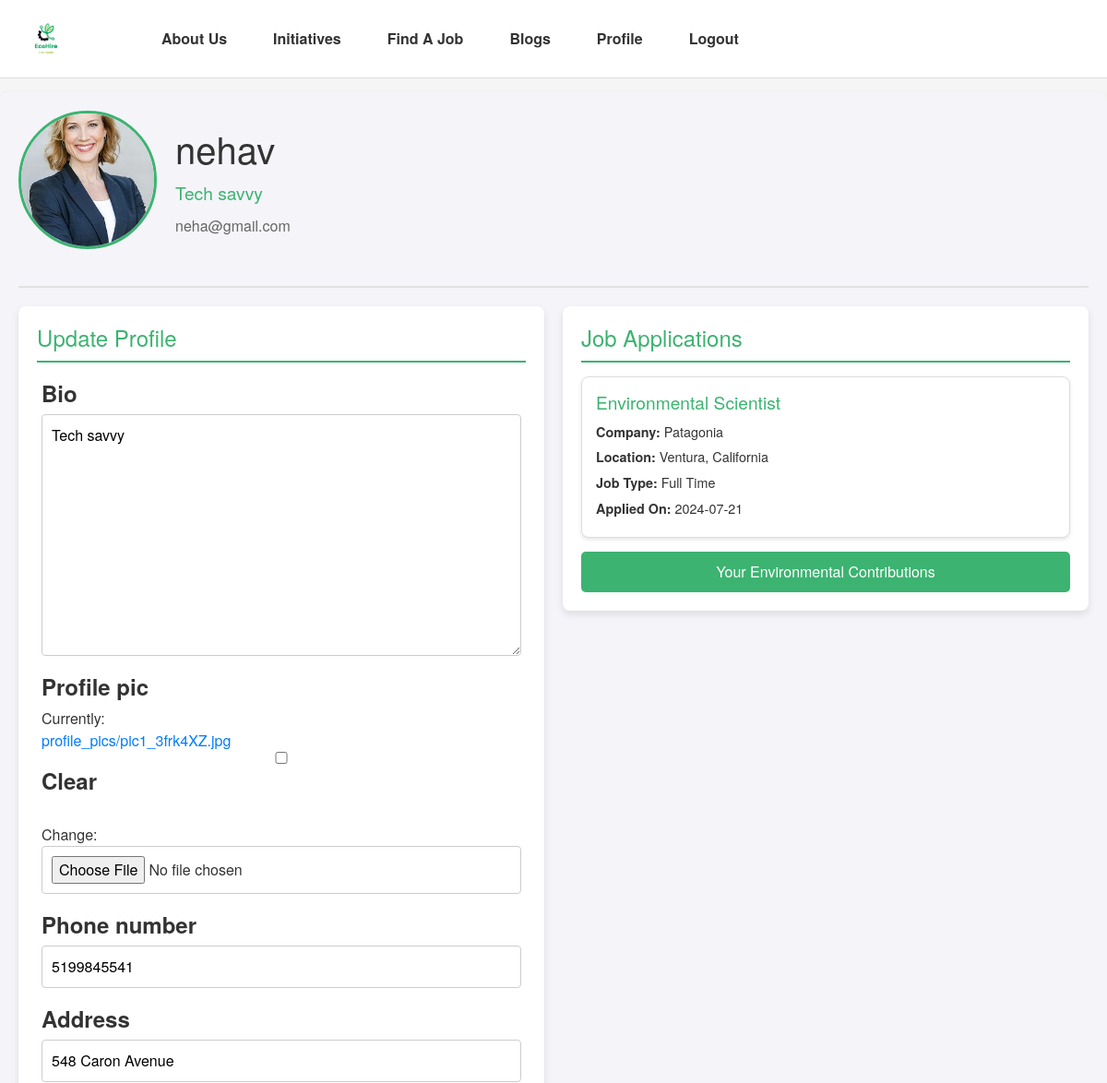
/myApp/profile/ (signed in, upper part), run on an earlier commit of the app's database.
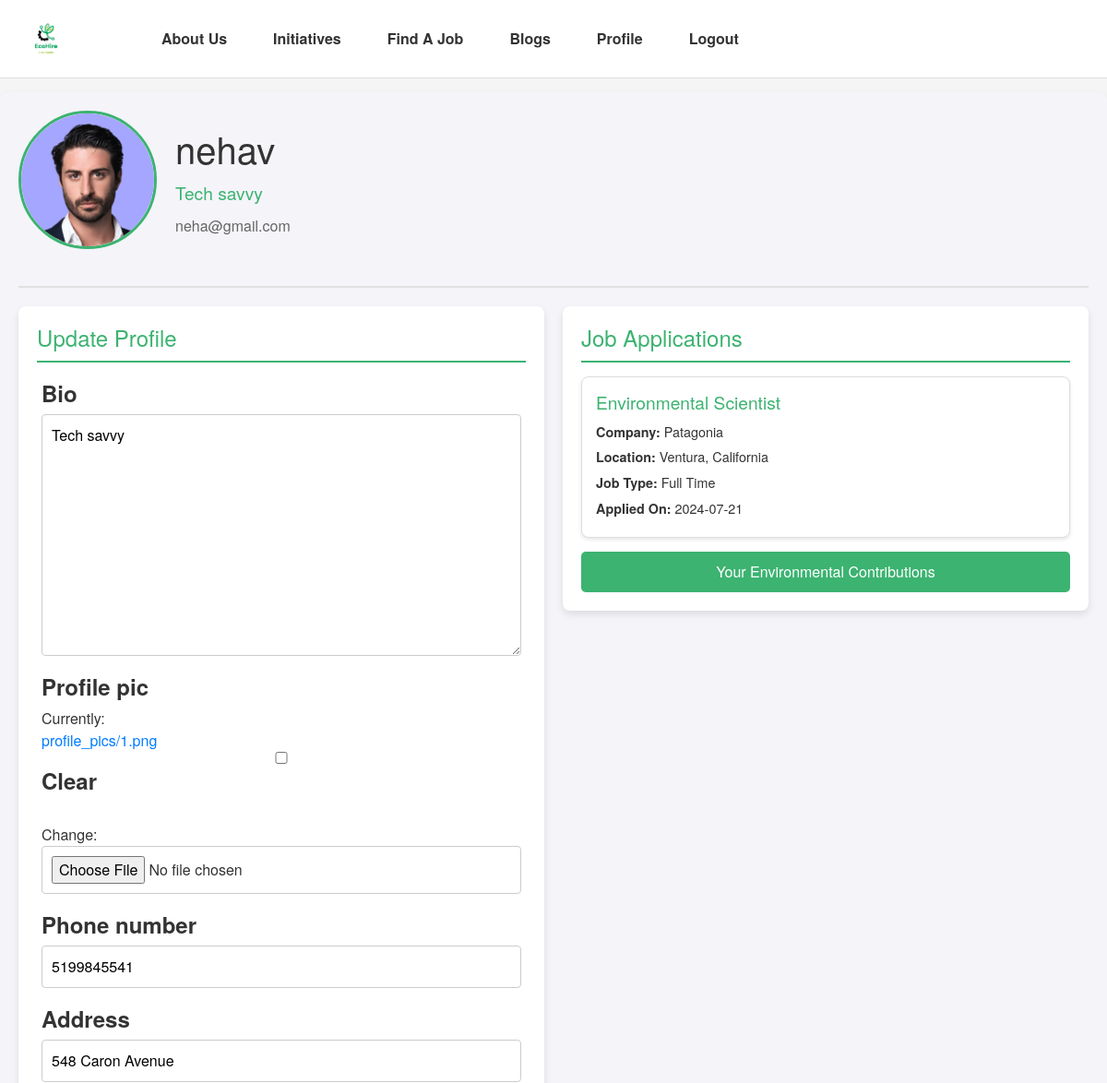
And on a later commit of the database.
### myApp/models.py (models this page shows, shortened)
class Profile(models.Model):
    user = models.OneToOneField(User, on_delete=models.CASCADE)
    bio = models.TextField(blank=True, null=True)
    profile_pic = models.ImageField(upload_to='profile_pics/', blank=True)
    phone_number = models.CharField(max_length=15, blank=True)
    address = models.CharField(max_length=255, blank=True)
    city = models.CharField(max_length=100, blank=True)
    country = models.CharField(max_length=100, blank=True)
    date_of_birth = models.DateField(null=True, blank=True)
    is_recruiter = models.BooleanField(default=False)

### myApp/views.py (the view)
# urls.py: path('profile/', views.profile, name='profile'),
@login_required  # Ensures that only logged-in users can access this view
def profile(request):
    if request.method == 'POST':
        profile_form = ProfileForm(request.POST, request.FILES, instance=request.user.profile)
        if profile_form.is_valid():
            profile_form.save()
            return redirect('myApp:profile')  # Redirect to profile page upon successful update
    else:
        profile_form = ProfileForm(instance=request.user.profile)
    applications = Application.objects.filter(user=request.user).order_by('-applied_on')
    context = {
        'profile_form': profile_form,
        'applications': applications
    }
    return render(request, 'myApp/user_profile.html', context)

### myApp/forms.py
class ProfileForm(forms.ModelForm):
    class Meta:
        model = Profile
        fields = ['bio', 'profile_pic', 'phone_number', 'address', 'city', 'country', 'date_of_birth']

### myApp/templates/myApp/user_profile.html (shortened to what this page needs)
{% extends 'myApp/base.html' %}
{% load static %}
{% block content %}
<div class="profile-container">
    <div class="profile-header">
        <div class="profile-pic-container">
            {% if profile_form.instance.profile_pic %}
                <img src="{{ profile_form.instance.profile_pic.url }}" alt="Profile Picture" class="profile-pic">
            {% else %}
                <img src="{% static 'images/back-img.jpg' %}" alt="Default Profile Picture" class="profile-pic">
            {% endif %}
        </div>
        <div class="profile-info">
            <h1>{{ request.user.username }}</h1>
            <p class="headline">{{ request.user.profile.bio|default:"No bio available" }}</p>
            <p class="email">{{ request.user.email }}</p>
        </div>
    </div>
    <div class="profile-content">
        <div class="left-column">
            <div class="profile-card">
                <h3>Update Profile</h3>
                <form method="post" enctype="multipart/form-data">
                    {% for field in profile_form %}
                        <div class="form-group">
                            <label for="{{ field.id_for_label }}">{{ field.label }}</label>
                            {{ field }}
                        </div>
                    {% endfor %}
                </form>
            </div>
        </div>
        <div class="right-column">
            <div class="profile-card">
                <h3>Job Applications</h3>
                {% if applications %}
                    <div class="job-cards">
                        {% for application in applications %}
                            <div class="job-card">
                                <a href="{% url 'myApp:job_detail' job_id=application.job.id %}">
                                    <h4>{{ application.job.title }}</h4>
                                </a>
                                <p><strong>Company:</strong> {{ application.company.name }}</p>
                                <p><strong>Location:</strong> {{ application.company.location }}</p>
                                <p><strong>Job Type:</strong> {{ application.job.get_job_type_display }}</p>
                                <p><strong>Applied On:</strong> {{ application.applied_on|date:"Y-m-d" }}</p>
                            </div>
                        {% endfor %}
                    </div>
                {% else %}
                    <p>No job applications found.</p>
                {% endif %}
                <a href="{% url 'myApp:user_contributions' %}" class="btn btn-primary">Your Environmental Contributions</a>
            </div>
        </div>
    </div>
</div>
{% endblock %}

What changed in the data, as far as the page shows it:
changed Profile "Tech savvy": instance.profile_pic: a different picture
Also different on the page:
text no longer shown: "Currently: profile_pics/pic1_3frk4XZ.jpg Clear Change:"
text now shown: "Currently: profile_pics/1.png Clear Change:"
